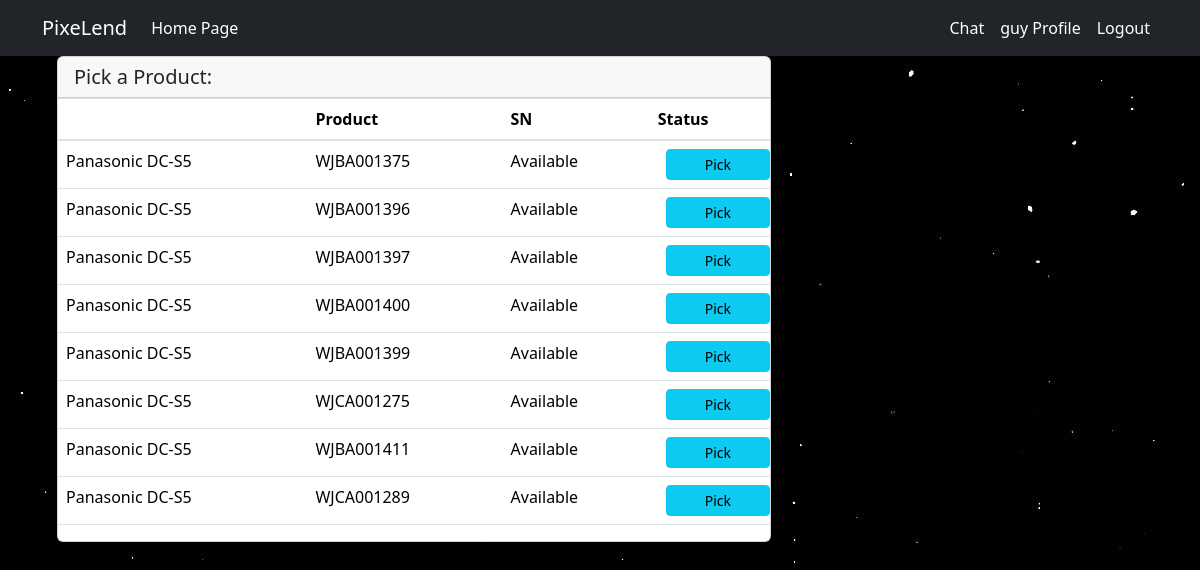
The app's page /request/approve/Panasonic DC-S5/Amit/0 (signed in) with its own data.
### dashboard/models.py (models this page shows, shortened)
class Product_extended(models.Model):
    name = models.CharField(max_length=100, null=True)
    SN = models.CharField(max_length=50, null=True)
    status = models.CharField(max_length=50, null=True)
    faulty = models.CharField(max_length=50, choices=FAULTY, null=True)

### dashboard/views.py (the view, shortened to what this page needs)
@login_required(login_url="user-login")
def request_approve(request, product, user, period):
    item = Product.objects.get(name=product)
    products = Product_extended.objects.filter(
        Q(name=product), Q(status="Available") | Q(status__startswith="Reserved:")
    )
    requested_item = Request.objects.get(name=product, username=user, period=period)
    context = {
        "item": item,
        "requested_item": requested_item,
        "products": products,
    }
    return render(request, "dashboard/request_approve.html", context)

### templates/dashboard/request_approve.html (shortened to what this page needs)
{% extends 'partials/base.html' %}
{% load crispy_forms_tags %}
{% block content %}
<form method="POST">
    <div class="col-md-8" , style="overflow: hidden">
        <div class="card">
            <h5 class="card-header">Pick a Product:</h5>
            <table class="table bg-white">
                <thead class="bg-dark text-white">
                    <tr>
                        <th scope="col"></th>
                        <th scope="col">Product</th>
                        <th scope="col">SN</th>
                        <th scope="col">Status</th>
                    </tr>
                </thead>
                <tbody>
                    {% for product_item in products %}
                    <tr>
                        <td>{{ product_item.name }}</td>
                        <td>{{ product_item.SN }}</td>
                        <td>{{ product_item.status }}</td>
                        <td style="text-align: center">
                            <button class="btn btn-info btn-sm ml-2 btn-block" type="submit" name="submit_button" value="{{ forloop.counter }}">Pick</button>
                            <br>
                        </td>
                    </tr>
                    {% endfor %}
                </tbody>
            </table>
        </div>
    </div>
</form>
{% endblock %}

### templates/partials/nav.html (shortened to what this page needs)
<nav class="navbar navbar-expand-lg navbar-info bg-dark">
    <div class="container">
        {% if user.is_authenticated %}
        <a class="navbar-brand text-white" href="{% url 'dashboard-index' %}">PixeLend</a>
        <div class="collapse navbar-collapse" id="navbarSupportedContent">
            <ul class="navbar-nav mr-auto">
                <li class="nav-item active">
                    <a class="nav-link text-white" href="{% url 'dashboard-index' %}">Home Page </a>
                </li>
            </ul>
            <ul class="navbar-nav ml-auto">
                <li class="nav-item">
                    <a class="nav-link text-white" href="{% url 'dashboard-chat' %}">Chat</a>
                </li>
                <li class="nav-item active">
                    <a class="nav-link text-white" href="{% url 'user-profile' %}">{{ user.username }} Profile
                        <span class="sr-only">(current)</span></a>
                </li>
                <li class="nav-item">
                    <a class="nav-link text-white" href="{% url 'user-logout' %}">Logout</a>
                </li>
            </ul>
            {% endif %}
        </div>
    </div>
</nav>

### static/style.css (style rules this page uses)
body { background: rgb(230, 227, 227); }

### records on screen
Product_extended: name "Panasonic DC-S5", SN "WJBA001375", status "Available"
Product_extended: name "Panasonic DC-S5", SN "WJBA001396", status "Available"
Product_extended: name "Panasonic DC-S5", SN "WJBA001397", status "Available"
Product_extended: name "Panasonic DC-S5", SN "WJBA001400", status "Available"
Product_extended: name "Panasonic DC-S5", SN "WJBA001399", status "Available"
Product_extended: name "Panasonic DC-S5", SN "WJCA001275", status "Available"
Product_extended: name "Panasonic DC-S5", SN "WJBA001411", status "Available"
Product_extended: name "Panasonic DC-S5", SN "WJCA001289", status "Available"

### other values on screen
{{ user.username }} "guy"
